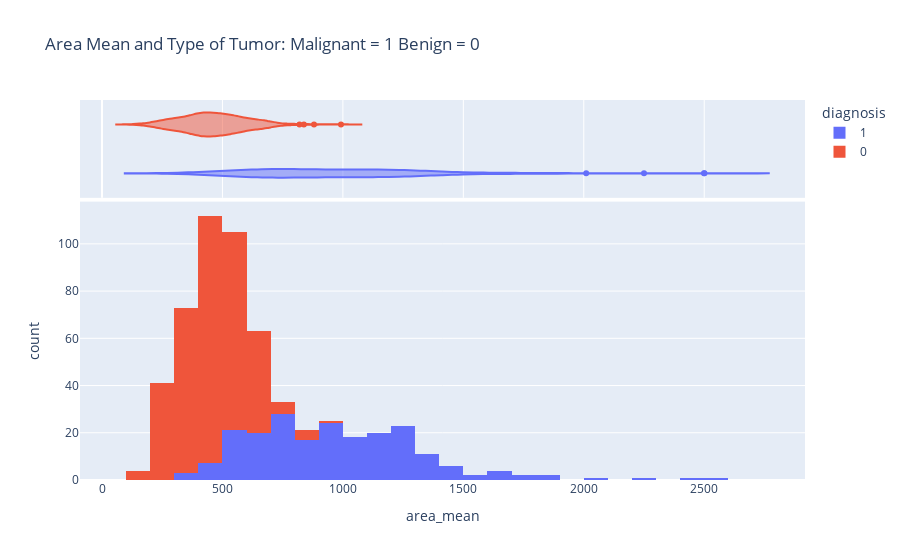

The notebook cell saved with this chart:
### Code cell
fig = px.histogram(cancer, x="area_mean", color="diagnosis", hover_data=cancer.columns, 
                   title = 'Area Mean and Type of Tumor: Malignant = 1 Benign = 0 ', marginal = 'violin')
fig.show()

### Figure 1 — Plotly figure (JSON) as saved in the notebook; plotly's stock layout.template omitted (floating-point values rounded to 4 significant figures; data arrays with more than 128 entries replaced by an {"elided": "..."} marker saying what was removed)
{"data": [{"alignmentgroup": "True", "bingroup": "x", "hovertemplate": "diagnosis=1<br>area_mean=%{x}<br>count=%{y}<extra></extra>", "legendgroup": "1", "marker": {"color": "#636efa", "pattern": {"shape": ""}}, "name": "1", "offsetgroup": "1", "orientation": "v", "showlegend": true, "type": "histogram", "x": {"elided": "212 float values"}, "xaxis": "x", "yaxis": "y"}, {"alignmentgroup": "True", "customdata": {"elided": "212x30 float values"}, "hovertemplate": "diagnosis=%{customdata[0]}<br>area_mean=%{x}<br>radius_mean=%{customdata[1]}<br>texture_mean=%{customdata[2]}<br>perimeter_mean=%{customdata[3]}<br>smoothness_mean=%{customdata[4]}<br>compactness_mean=%{customdata[5]}<br>concavity_mean=%{customdata[6]}<br>concave points_mean=%{customdata[7]}<br>symmetry_mean=%{customdata[8]}<br>fractal_dimension_mean=%{customdata[9]}<br>radius_se=%{customdata[10]}<br>texture_se=%{customdata[11]}<br>perimeter_se=%{customdata[12]}<br>area_se=%{customdata[13]}<br>smoothness_se=%{customdata[14]}<br>compactness_se=%{customdata[15]}<br>concavity_se=%{customdata[16]}<br>concave points_se=%{customdata[17]}<br>symmetry_se=%{customdata[18]}<br>fractal_dimension_se=%{customdata[19]}<br>radius_worst=%{customdata[20]}<br>texture_worst=%{customdata[21]}<br>perimeter_worst=%{customdata[22]}<br>area_worst=%{customdata[23]}<br>smoothness_worst=%{customdata[24]}<br>compactness_worst=%{customdata[25]}<br>concavity_worst=%{customdata[26]}<br>concave points_worst=%{customdata[27]}<br>symmetry_worst=%{customdata[28]}<br>fractal_dimension_worst=%{customdata[29]}<extra></extra>", "legendgroup": "1", "marker": {"color": "#636efa"}, "name": "1", "offsetgroup": "1", "scalegroup": "x", "showlegend": false, "type": "violin", "x": {"elided": "212 float values"}, "xaxis": "x2", "yaxis": "y2"}, {"alignmentgroup": "True", "bingroup": "x", "hovertemplate": "diagnosis=0<br>area_mean=%{x}<br>count=%{y}<extra></extra>", "legendgroup": "0", "marker": {"color": "#EF553B", "pattern": {"shape": ""}}, "name": "0", "offsetgroup": "0", "orientation": "v", "showlegend": true, "type": "histogram", "x": {"elided": "357 float values"}, "xaxis": "x", "yaxis": "y"}, {"alignmentgroup": "True", "customdata": {"elided": "357x30 float values"}, "hovertemplate": "diagnosis=%{customdata[0]}<br>area_mean=%{x}<br>radius_mean=%{customdata[1]}<br>texture_mean=%{customdata[2]}<br>perimeter_mean=%{customdata[3]}<br>smoothness_mean=%{customdata[4]}<br>compactness_mean=%{customdata[5]}<br>concavity_mean=%{customdata[6]}<br>concave points_mean=%{customdata[7]}<br>symmetry_mean=%{customdata[8]}<br>fractal_dimension_mean=%{customdata[9]}<br>radius_se=%{customdata[10]}<br>texture_se=%{customdata[11]}<br>perimeter_se=%{customdata[12]}<br>area_se=%{customdata[13]}<br>smoothness_se=%{customdata[14]}<br>compactness_se=%{customdata[15]}<br>concavity_se=%{customdata[16]}<br>concave points_se=%{customdata[17]}<br>symmetry_se=%{customdata[18]}<br>fractal_dimension_se=%{customdata[19]}<br>radius_worst=%{customdata[20]}<br>texture_worst=%{customdata[21]}<br>perimeter_worst=%{customdata[22]}<br>area_worst=%{customdata[23]}<br>smoothness_worst=%{customdata[24]}<br>compactness_worst=%{customdata[25]}<br>concavity_worst=%{customdata[26]}<br>concave points_worst=%{customdata[27]}<br>symmetry_worst=%{customdata[28]}<br>fractal_dimension_worst=%{customdata[29]}<extra></extra>", "legendgroup": "0", "marker": {"color": "#EF553B"}, "name": "0", "offsetgroup": "0", "scalegroup": "x", "showlegend": false, "type": "violin", "x": {"elided": "357 float values"}, "xaxis": "x2", "yaxis": "y2"}], "layout": {"barmode": "relative", "legend": {"title": {"text": "diagnosis"}, "tracegroupgap": 0}, "title": {"text": "Area Mean and Type of Tumor: Malignant = 1 Benign = 0 "}, "xaxis": {"anchor": "y", "domain": [0, 1], "title": {"text": "area_mean"}}, "xaxis2": {"anchor": "y2", "domain": [0, 1], "matches": "x", "showgrid": true, "showticklabels": false}, "yaxis": {"anchor": "x", "domain": [0, 0.7326], "title": {"text": "count"}}, "yaxis2": {"anchor": "x2", "domain": [0.7426, 1], "matches": "y2", "showgrid": false, "showline": false, "showticklabels": false, "ticks": ""}}}
